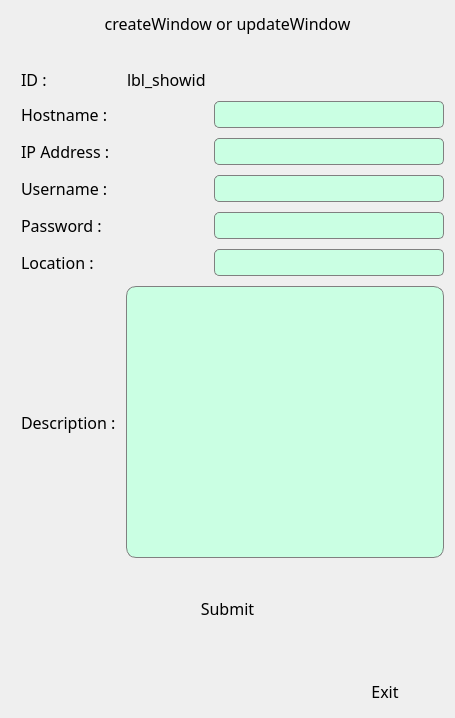
<?xml version="1.0" encoding="UTF-8"?>
<ui version="4.0">
 <class>createUpdate</class>
 <widget class="QWidget" name="createUpdate">
  <property name="geometry">
   <rect>
    <x>0</x>
    <y>0</y>
    <width>455</width>
    <height>718</height>
   </rect>
  </property>
  <property name="sizePolicy">
   <sizepolicy hsizetype="Preferred" vsizetype="Preferred">
    <horstretch>0</horstretch>
    <verstretch>0</verstretch>
   </sizepolicy>
  </property>
  <property name="font">
   <font>
    <family>Noto Serif Lao</family>
    <pointsize>12</pointsize>
   </font>
  </property>
  <property name="windowTitle">
   <string>Device Create|Update</string>
  </property>
  <property name="styleSheet">
   <string notr="true">QWidget {
        background-color: &quot;gainsboro&quot;;
}
/* --------------------------------------- BUTTON EXIT  -----------------------------------*/
QWidget QPushButton#btn_exit {
    color: &quot;black&quot;; /* Button Text */
    background-color: &quot;orange&quot;;
    padding: 8px;
    border-radius: 5px;
    border-width: 1px;
    border-color: &quot;red&quot;;
    border-style: solid;
    width:100px;
    height:10px;
}
QWidget QPushButton::hover#btn_exit {
    color: &quot;white&quot;; /* Button Text */
    background-color: &quot;red&quot;;
    border-color: &quot;orange&quot;;
    border-width: 0px;
    font-weight:bold;
}
/* --------------------------------------- BUTTON SUBMIT  -----------------------------------*/
QWidget QPushButton#btn_submit {
    color: &quot;black&quot;; /* Button Text */
    background-color: &quot;limegreen&quot;;
    padding: 8px;
    border-radius: 5px;
    border-width: 1px;
    border-color: &quot;forestgreen&quot;;
    border-style: solid;
    width:100px;
    height:20px;
}
/* --------------------------------------- Line Edits  -----------------------------------*/
QLineEdit { 
	background-color:rgb(202, 255, 227);
	border: 1px solid gray;
	border-radius: 5px;
	padding: 0 8px;
	selection-background-color: &quot;darkgray&quot;;
}
QLineEdit:focus {
	background-color:rgb(192, 192, 255);
}
/* --------------------------------------- Plain Text Edit box  -----------------------------------*/
QPlainTextEdit {
	background-color:rgb(202, 255, 227);
	border: 1px solid gray;
	padding: 0 8px;
	border-top-left-radius: 10px; /* same radius as the QComboBox */
border-top-right-radius: 10px; /* same radius as the QComboBox */
    border-bottom-right-radius: 10px;    
border-bottom-left-radius: 10px;
}
QPlainTextEdit:focus {
	background-color:rgb(192, 192, 255);
}
/* --------------------------------------- QScrollBar  -----------------------------------*/
QScrollBar {
    background-color: &quot;powderblue&quot;;
    width: 16px;
    border: none;
}
QScrollBar::handle {
    background-color: &quot;lightslategrey&quot;;
    margin: 16px 1px 16px 1px;
    border-radius: 6px;
}



</string>
  </property>
  <layout class="QHBoxLayout" name="horizontalLayout_9">
   <property name="spacing">
    <number>10</number>
   </property>
   <property name="sizeConstraint">
    <enum>QLayout::SetNoConstraint</enum>
   </property>
   <item>
    <layout class="QVBoxLayout" name="verticalLayout_2" stretch="0,1,0,0,0">
     <property name="spacing">
      <number>10</number>
     </property>
     <item>
      <widget class="QLabel" name="lbl_title">
       <property name="minimumSize">
        <size>
         <width>0</width>
         <height>0</height>
        </size>
       </property>
       <property name="maximumSize">
        <size>
         <width>16777215</width>
         <height>16777215</height>
        </size>
       </property>
       <property name="sizeIncrement">
        <size>
         <width>0</width>
         <height>0</height>
        </size>
       </property>
       <property name="baseSize">
        <size>
         <width>0</width>
         <height>0</height>
        </size>
       </property>
       <property name="text">
        <string>createWindow or updateWindow</string>
       </property>
       <property name="alignment">
        <set>Qt::AlignCenter</set>
       </property>
       <property name="margin">
        <number>10</number>
       </property>
       <property name="indent">
        <number>0</number>
       </property>
      </widget>
     </item>
     <item>
      <layout class="QVBoxLayout" name="verticalLayout">
       <property name="topMargin">
        <number>20</number>
       </property>
       <property name="bottomMargin">
        <number>21</number>
       </property>
       <item>
        <layout class="QHBoxLayout" name="horizontalLayout_8" stretch="0,1">
         <property name="spacing">
          <number>0</number>
         </property>
         <property name="topMargin">
          <number>0</number>
         </property>
         <property name="bottomMargin">
          <number>0</number>
         </property>
         <item>
          <widget class="QLabel" name="lbl_id">
           <property name="font">
            <font>
             <family>Noto Sans</family>
             <pointsize>12</pointsize>
            </font>
           </property>
           <property name="text">
            <string>ID :</string>
           </property>
           <property name="margin">
            <number>12</number>
           </property>
           <property name="indent">
            <number>10</number>
           </property>
          </widget>
         </item>
         <item>
          <widget class="QLabel" name="lbl_showid">
           <property name="sizePolicy">
            <sizepolicy hsizetype="Preferred" vsizetype="Fixed">
             <horstretch>0</horstretch>
             <verstretch>0</verstretch>
            </sizepolicy>
           </property>
           <property name="font">
            <font>
             <family>Noto Sans</family>
             <pointsize>12</pointsize>
            </font>
           </property>
           <property name="text">
            <string>lbl_showid</string>
           </property>
           <property name="margin">
            <number>10</number>
           </property>
           <property name="indent">
            <number>80</number>
           </property>
          </widget>
         </item>
        </layout>
       </item>
       <item>
        <layout class="QHBoxLayout" name="horizontalLayout_2" stretch="0,1">
         <item>
          <widget class="QLabel" name="lbl_hostname">
           <property name="font">
            <font>
             <family>Noto Sans</family>
             <pointsize>12</pointsize>
            </font>
           </property>
           <property name="text">
            <string>Hostname :</string>
           </property>
           <property name="margin">
            <number>12</number>
           </property>
           <property name="indent">
            <number>10</number>
           </property>
          </widget>
         </item>
         <item>
          <widget class="QLineEdit" name="le_hostname">
           <property name="sizePolicy">
            <sizepolicy hsizetype="Expanding" vsizetype="Fixed">
             <horstretch>0</horstretch>
             <verstretch>0</verstretch>
            </sizepolicy>
           </property>
           <property name="maximumSize">
            <size>
             <width>230</width>
             <height>35</height>
            </size>
           </property>
           <property name="font">
            <font>
             <family>Noto Sans</family>
             <pointsize>12</pointsize>
            </font>
           </property>
           <property name="autoFillBackground">
            <bool>false</bool>
           </property>
           <property name="maxLength">
            <number>100</number>
           </property>
           <property name="alignment">
            <set>Qt::AlignLeading|Qt::AlignLeft|Qt::AlignVCenter</set>
           </property>
           <property name="clearButtonEnabled">
            <bool>false</bool>
           </property>
          </widget>
         </item>
        </layout>
       </item>
       <item>
        <layout class="QHBoxLayout" name="horizontalLayout_3" stretch="0,1">
         <item>
          <widget class="QLabel" name="lbl_ipaddress">
           <property name="font">
            <font>
             <family>Noto Sans</family>
             <pointsize>12</pointsize>
            </font>
           </property>
           <property name="text">
            <string>IP Address :</string>
           </property>
           <property name="margin">
            <number>12</number>
           </property>
           <property name="indent">
            <number>10</number>
           </property>
          </widget>
         </item>
         <item>
          <widget class="QLineEdit" name="le_ipaddress">
           <property name="sizePolicy">
            <sizepolicy hsizetype="Expanding" vsizetype="Fixed">
             <horstretch>0</horstretch>
             <verstretch>0</verstretch>
            </sizepolicy>
           </property>
           <property name="maximumSize">
            <size>
             <width>230</width>
             <height>35</height>
            </size>
           </property>
           <property name="font">
            <font>
             <family>Noto Sans</family>
             <pointsize>12</pointsize>
            </font>
           </property>
          </widget>
         </item>
        </layout>
       </item>
       <item>
        <layout class="QHBoxLayout" name="horizontalLayout_4" stretch="0,1">
         <item>
          <widget class="QLabel" name="lbl_username">
           <property name="maximumSize">
            <size>
             <width>16777215</width>
             <height>60</height>
            </size>
           </property>
           <property name="sizeIncrement">
            <size>
             <width>10</width>
             <height>0</height>
            </size>
           </property>
           <property name="baseSize">
            <size>
             <width>0</width>
             <height>0</height>
            </size>
           </property>
           <property name="font">
            <font>
             <family>Noto Sans</family>
             <pointsize>12</pointsize>
            </font>
           </property>
           <property name="text">
            <string>Username :</string>
           </property>
           <property name="margin">
            <number>12</number>
           </property>
           <property name="indent">
            <number>10</number>
           </property>
          </widget>
         </item>
         <item>
          <widget class="QLineEdit" name="le_username">
           <property name="sizePolicy">
            <sizepolicy hsizetype="Expanding" vsizetype="Fixed">
             <horstretch>0</horstretch>
             <verstretch>0</verstretch>
            </sizepolicy>
           </property>
           <property name="maximumSize">
            <size>
             <width>230</width>
             <height>35</height>
            </size>
           </property>
           <property name="font">
            <font>
             <family>Noto Sans</family>
             <pointsize>12</pointsize>
            </font>
           </property>
          </widget>
         </item>
        </layout>
       </item>
       <item>
        <layout class="QHBoxLayout" name="horizontalLayout_5" stretch="0,1">
         <item>
          <widget class="QLabel" name="lbl_password">
           <property name="font">
            <font>
             <family>Noto Sans</family>
             <pointsize>12</pointsize>
            </font>
           </property>
           <property name="text">
            <string>Password :</string>
           </property>
           <property name="margin">
            <number>12</number>
           </property>
           <property name="indent">
            <number>10</number>
           </property>
          </widget>
         </item>
         <item>
          <widget class="QLineEdit" name="le_password">
           <property name="sizePolicy">
            <sizepolicy hsizetype="Expanding" vsizetype="Fixed">
             <horstretch>0</horstretch>
             <verstretch>0</verstretch>
            </sizepolicy>
           </property>
           <property name="maximumSize">
            <size>
             <width>230</width>
             <height>35</height>
            </size>
           </property>
           <property name="font">
            <font>
             <family>Noto Sans</family>
             <pointsize>12</pointsize>
            </font>
           </property>
          </widget>
         </item>
        </layout>
       </item>
       <item>
        <layout class="QHBoxLayout" name="horizontalLayout_6" stretch="0,1">
         <property name="spacing">
          <number>6</number>
         </property>
         <property name="bottomMargin">
          <number>0</number>
         </property>
         <item>
          <widget class="QLabel" name="lbl_location">
           <property name="font">
            <font>
             <family>Noto Sans</family>
             <pointsize>12</pointsize>
            </font>
           </property>
           <property name="text">
            <string>Location :</string>
           </property>
           <property name="margin">
            <number>12</number>
           </property>
           <property name="indent">
            <number>10</number>
           </property>
          </widget>
         </item>
         <item>
          <widget class="QLineEdit" name="le_location">
           <property name="sizePolicy">
            <sizepolicy hsizetype="Expanding" vsizetype="Fixed">
             <horstretch>0</horstretch>
             <verstretch>0</verstretch>
            </sizepolicy>
           </property>
           <property name="maximumSize">
            <size>
             <width>230</width>
             <height>35</height>
            </size>
           </property>
           <property name="baseSize">
            <size>
             <width>0</width>
             <height>25</height>
            </size>
           </property>
           <property name="font">
            <font>
             <family>Noto Sans</family>
             <pointsize>12</pointsize>
            </font>
           </property>
          </widget>
         </item>
        </layout>
       </item>
       <item>
        <layout class="QHBoxLayout" name="horizontalLayout_7" stretch="0,0">
         <item>
          <widget class="QLabel" name="lbl_description">
           <property name="maximumSize">
            <size>
             <width>300</width>
             <height>16777215</height>
            </size>
           </property>
           <property name="font">
            <font>
             <family>Noto Sans</family>
             <pointsize>12</pointsize>
            </font>
           </property>
           <property name="styleSheet">
            <string notr="true">QWidget {
        background-color: &quot;gainsboro&quot;;
}</string>
           </property>
           <property name="text">
            <string>Description :</string>
           </property>
           <property name="margin">
            <number>12</number>
           </property>
           <property name="indent">
            <number>10</number>
           </property>
          </widget>
         </item>
         <item>
          <widget class="QPlainTextEdit" name="pte_description">
           <property name="verticalScrollBarPolicy">
            <enum>Qt::ScrollBarAsNeeded</enum>
           </property>
           <property name="horizontalScrollBarPolicy">
            <enum>Qt::ScrollBarAlwaysOff</enum>
           </property>
           <property name="sizeAdjustPolicy">
            <enum>QAbstractScrollArea::AdjustToContents</enum>
           </property>
          </widget>
         </item>
        </layout>
       </item>
      </layout>
     </item>
     <item>
      <widget class="QPushButton" name="btn_submit">
       <property name="baseSize">
        <size>
         <width>0</width>
         <height>22</height>
        </size>
       </property>
       <property name="font">
        <font>
         <family>Noto Sans</family>
         <pointsize>12</pointsize>
         <italic>false</italic>
         <bold>false</bold>
        </font>
       </property>
       <property name="styleSheet">
        <string notr="true">QWidget QPushButton::hover#btn_submit {
    color: &quot;white&quot;; /* Button Text */
    background-color: &quot;seagreen&quot;;
    border-color: &quot;seagreen&quot;;
    border-width: 0px;
    font-weight:bold;
}</string>
       </property>
       <property name="text">
        <string>Submit</string>
       </property>
       <property name="icon">
        <iconset theme="system-reboot"/>
       </property>
      </widget>
     </item>
     <item>
      <spacer name="verticalSpacer">
       <property name="orientation">
        <enum>Qt::Vertical</enum>
       </property>
       <property name="sizeHint" stdset="0">
        <size>
         <width>20</width>
         <height>40</height>
        </size>
       </property>
      </spacer>
     </item>
     <item>
      <layout class="QHBoxLayout" name="horizontalLayout">
       <item>
        <spacer name="horizontalSpacer">
         <property name="orientation">
          <enum>Qt::Horizontal</enum>
         </property>
         <property name="sizeHint" stdset="0">
          <size>
           <width>228</width>
           <height>20</height>
          </size>
         </property>
        </spacer>
       </item>
       <item>
        <widget class="QPushButton" name="btn_exit">
         <property name="styleSheet">
          <string notr="true">width:100px;
height:12px;</string>
         </property>
         <property name="text">
          <string>Exit</string>
         </property>
         <property name="icon">
          <iconset theme="system-log-out"/>
         </property>
        </widget>
       </item>
      </layout>
     </item>
    </layout>
   </item>
  </layout>
 </widget>
 <resources/>
 <connections/>
</ui>
